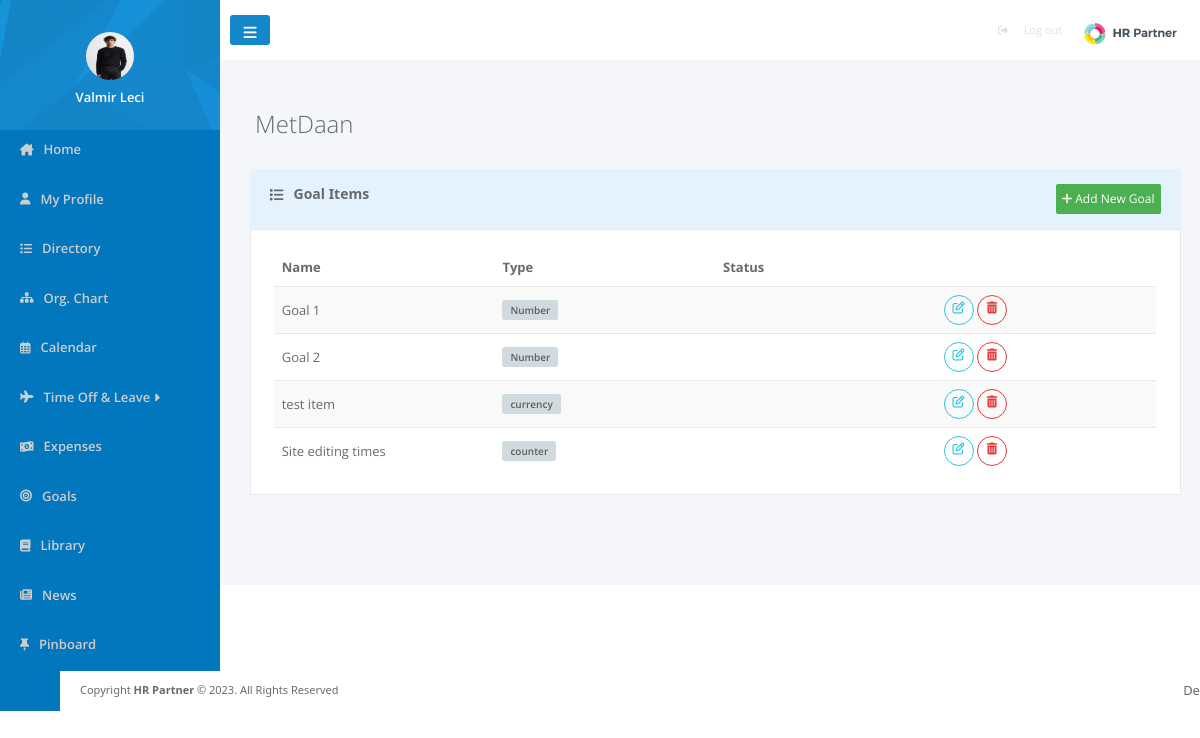
Screenshot of /pages/goalItem.php (signed in) with the database file from the repository.
### tables this page shows
CREATE TABLE `users` (
  `user_id` int(100) NOT NULL,
  `image` varchar(500) DEFAULT NULL,
  `name` varchar(200) NOT NULL,
  `surname` varchar(200) NOT NULL,
  `email` varchar(200) NOT NULL,
  `password` varchar(500) NOT NULL,
  `Position_ID` int(11) DEFAULT NULL,
  `Departament_ID` int(11) DEFAULT NULL,
  `role` int(11) NOT NULL,
  `location` varchar(100) DEFAULT NULL,
  `status` varchar(100) DEFAULT NULL,
  `report_to` int(11) DEFAULT NULL,
  `gender` varchar(10) DEFAULT NULL,
  `born` date DEFAULT NULL,
  `started` date DEFAULT NULL,
  `company` int(11) DEFAULT NULL
);

CREATE TABLE `goalitems` (
  `id` int(11) NOT NULL,
  `name` varchar(200) NOT NULL,
  `details` varchar(500) NOT NULL,
  `type` varchar(200) NOT NULL,
  `due_deadline` date NOT NULL,
  `target` int(11) NOT NULL,
  `created` date NOT NULL,
  `updated` date DEFAULT NULL,
  `company_id` int(11) DEFAULT NULL,
  `status` varchar(100) DEFAULT NULL
);

### pages/goalItem.php (the view, shortened to what this page needs)
<?php
require_once '../config.php';
$userId = $_SESSION['user_id'];
$companyId = $_SESSION['company'];
$itemsQuery = "SELECT * FROM goalitems
WHERE company_id=:company_id";
$prep = $con->prepare($itemsQuery);
$prep->bindParam(':company_id', $companyId);
$prep->execute();
$goalitems = $prep->fetchAll();
?>
<head>
    <link rel="stylesheet" href="../css/goalItems.css">
    <link href="https://cdn.jsdelivr.net/npm/bootstrap@5.3.1/dist/css/bootstrap.min.css" rel="stylesheet"
>
</head>
<body>
    <div>
        <?php include '../template/sidebar.php' ?>
    </div>
    <div class="content">
        <?php include '../template/navbar.php' ?>
        <div class="goalItemHead">
            <?php echo "<h2>" . $_SESSION['company_name'] . "</h2>"; ?>
        </div>
        <div class="goalItemsBody">
            <div class="goalItemsTableHead">
                <h5>
                    <i class="fa fa-list m-r-sm"></i>
                    Goal Items
                </h5>
                <button id="addExpenseCategory">
                    <a href="addgoalItem.php">
                        <i class="fa fa-plus"></i>
                        Add New Goal
                    </a>
                </button>
            </div>
            <div class="goalItemsTableBody">
                <table class="goalItems">
                    <thead>
                        <tr>
                            <th>Name</th>
                            <th>Type</th>
                            <th>Status</th>
                            <th></th>
                        </tr>
                    </thead>
                    <tbody>
                        <?php foreach ($goalitems as $goalitem): ?>
                            <tr>
                                <td>
                                    <?= $goalitem['name'] ?>
                                </td>
                                <td>
                                    <span class="type"><?= $goalitem['type'] ?></span>
                                </td>
                                <td>
                                </td>
                                <td>
                                    <a href="updateGoalItem.php?expense_id=<?= $goalitem['id'] ?>" class="editGoalItem">
                                        <i class="fa fa-edit"></i>
                                    </a>
                                    <a href="deleteGoalItem.php?expense_id=<?= $goalitem['id'] ?>" class="deleteGoalItem">
                                    <i class="fa fa-trash"></i>
                                    </a>
                                </td>
                            </tr>
                        <?php endforeach; ?>
                    </tbody>
                </table>
            </div>
        </div>
        <?php include '../template/footer.php'; ?>
    </div>
</body>

### template/sidebar.php (shortened to what this page needs)
<?php
$sql = "SELECT u.user_id, u.image from users u where user_id=$userId";
$prep = $con->prepare($sql);
$prep->execute();
$userImages = $prep->fetchAll();
?>
<head>
    <link rel="stylesheet" href="../css/index.css">
</head>
<div id="sidebar">
    <div id="profile">
        <?php foreach ($userImages as $userImage): ?>
            <img src="../userIMG/<?= $userImage['image'] ?>" alt="">
        <?php endforeach; ?>
        <?php echo "<h3>" . $_SESSION['name'] . "</h3>"; ?>
    </div>
    <ul id="sidebarElements">
        <li>
            <i class="fa-solid fa-house-chimney"></i>
            <a href="home.php">Home</a>
        </li>
        <li>
            <i class="fa-solid fa-user"></i>
            <a href="myProfile.php">My Profile</a>
        </li>
        <li>
            <i class="fa-solid fa-list"></i>
            <a href="directory.php">Directory</a>
        </li>
        <li>
            <i class="fa-solid fa-sitemap"></i>
            <a href="orgChart.php">Org. Chart</a>
        </li>
        <li>
            <i class="fa-regular fa-calendar-days"></i>
            <a href="calendar.php">Calendar</a>
        </li>
        <?php if ($_SESSION['role'] == 0) { ?>
            <li class="dropdown" Style="cursor: pointer;">
                <i class="fa fa-plane"></i>
                <a onclick="myFunction()" class="dropbtn">Time Off & Leave <i class="fa-solid fa-caret-right"></i></a>
            </li>
        <?php } ?>
        <?php if ($_SESSION['role'] == 0) { ?>
            <li class="dropdown" Style="cursor: pointer;">
                <i class="fa-solid fa-money-bill-1-wave"></i>
                <a href="empexpenses.php">Expenses</a>
            </li>
        <?php } ?>
        <?php if ($_SESSION['role'] == 0) { ?>
            <li>
                <i class="fa-solid fa-bullseye"></i>
                <a href="goals.php">Goals</a>
            </li>
        <?php } ?>
        <li>
            <i class="fa-solid fa-book"></i>
            <a href="library.php">Library</a>
        </li>
        <li>
            <i class="fa-solid fa-newspaper"></i>
            <?php if ($_SESSION['role'] == 0) { ?>
                <a href="empNews.php">News</a>
            <?php } else { ?>
                <a href="news.php">News</a>
            <?php } ?>
        </li>
        <li>
            <i class="fa-solid fa-thumbtack"></i>
            <a href="pinboard.php">Pinboard</a>
        </li>
    </ul>
</div>

### css/goalItems.css (style rules this page uses)
body { width: 100%; height: fit-content; display: flex; flex-direction: row; font-family: "open sans", "Helvetica Neue", Helvetica, Arial, sans-serif; position: absolute; background-color: #f4f6fa; }
.content { display: flex; flex-direction: column; justify-content: center; align-items: center; width: 100%; background-color: #f4f6fa; height: fit-content; }
.goalItemsBody { width: 100%; display: flex; flex-direction: column; justify-content: center; align-items: center; padding-bottom: 30px; }
.goalItemHead { padding-top: 30px; width: 100%; text-align: start; padding-left: 35; }
.goalItemHead h2 { margin-top: 20px; margin-bottom: 10px; font-family: "open sans", "Helvetica Neue", Helvetica, Arial, sans-serif; font-weight: 100; color: #676a6c; font-size: 24px; align-items: center; }
.goalItemsTableHead { background-color: #e3f2fd; display: flex; flex-direction: row; justify-content: space-between; align-items: center; height: 60px; width: 95%; margin-left: 10px; margin-top: 20px; text-align: start; padding-left: 20px; padding-right: 20px; }
.goalItemsTableHead h5 { display: flex; align-items: center; color: #676a6c; font-size: 14px; font-weight: 600; width: 240px; height: 25px; }
.goalItemsTableHead h5 i { margin-right: 10px; }
.goalItemsTableHead #addExpenseCategory { background-color: #4caf50; color: white; height: 30px; border: #4caf50; border-radius: 2px; }
.goalItemsTableHead button a { text-decoration: none; color: white; font-family: "open sans", "Helvetica Neue", Helvetica, Arial, sans-serif; font-size: 12px; }
.goalItemsTableBody { margin-bottom: 60px; background-color: #fff; display: flex; flex-direction: column; align-items: center; margin-left: 10px; width: 95%; border: 1px solid #e7eaec; }
.goalItems { width: 95%; border-collapse: collapse; margin: 20px 10px; font-size: 13px; font-family: "open sans", "Helvetica Neue", Helvetica, Arial, sans-serif; }
.goalItems thead tr th { padding: 8px; text-align: left; margin-right: 20px; padding-bottom: 10px; font-weight: 700; color: #676a6c; }
.goalItems tbody tr { text-align: left; font-weight: 400; color: #676a6c; border-top: 1px #e7eaec solid; }
.goalItems tbody tr td { padding-bottom: 11px; font-size: 13px; font-weight: 400; min-width: 120px; padding: 8; }
.goalItems tbody tr td .type { background-color: #d1dade; color: #5e5e5e; font-family: "Open Sans", "Helvetica Neue", Helvetica, Arial, sans-serif; font-weight: 600; text-shadow: none; padding: 3px 8px; font-size: 10px; border-radius: .25em; }
.goalItems tbody tr td .editGoalItem { display: inline-block; width: 30px; height: 30px; padding: 6px 0; border-radius: 15px; text-align: center; font-size: 12px; line-height: 1.42857143; border: 1px solid #26c6da; color: #26c6da; background-color: transparent; }
.goalItems tbody tr td .deleteGoalItem { display: inline-block; width: 30px; height: 30px; padding: 6px 0; border-radius: 15px; text-align: center; font-size: 12px; line-height: 1.42857143; border: 1px solid #e53935; color: #e53935; background-color: transparent; }
.goalItems tbody tr:nth-child(odd) { background-color: #f9f9f9; }

### css/index.css (style rules this page uses)
#sidebar { padding: 0; display: flex; flex-direction: column; background-color: #0277bd; width: 220px; height:100%; }
#profile { width: 100%; height: 130px; display: flex; flex-direction: column; justify-content: center; align-items:center; background-image: url('../images/sidebarheader.png'); }
#profile img { width: 48px; height: 48px; border-radius: 50%; margin-top: 15px; }
#profile h3 { font-weight: 600; margin-top: 10px; font-family: "open sans","Helvetica Neue",Helvetica,Arial,sans-serif; color: white; font-size: 13px; }
#sidebar ul { padding: 10px; width: 80%; list-style: none; filter: brightness(80%); }
#sidebar li { padding: 0; display: flex; flex-direction: row; justify-content: center; align-items: center; margin-bottom: 30px; width: 100%; margin-left: 10px; font-size: 15px; }
#sidebar a { width: 100%; text-decoration: none; color: white; font-size: 13px; font-weight: 400; font-family: 'Open Sans', sans-serif; font-weight: 600; margin-left: 10px; }
#sidebar i { color: white; font-size: 12px; }

### rows the page displays
users: image (picture)
goalitems: name "Goal 1", type "Number"
goalitems: name "Goal 2", type "Number"
goalitems: name "test item", type "currency"
goalitems: name "Site editing times", type "counter"

### other values shown
$_SESSION['name'] "Valmir Leci"
$_SESSION['company_name'] "MetDaan"
